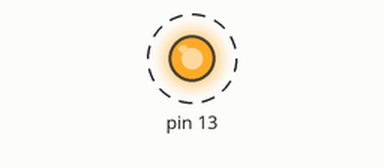
Simulated run of this sketch. Board: Arduino Uno, built with avr-gcc and run on an emulated ATmega328P. On the bench: output pins drawn as LEDs (lit = HIGH). Dashed ring = blinking.

Above: at 0.15 s.
Timing chart, 0 to 3.0 s (numbered marks = the images above):
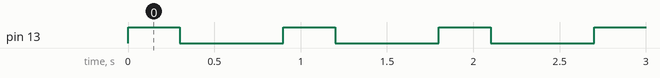

Measured:
- by itself, pin 13: alternates HIGH for 0.30 s and LOW for 0.60 s

The sketch:

led_ex01.ino
```cpp
void setup() {
  pinMode(13, OUTPUT);
  digitalWrite(13, false);  // H/F, T/F, 1/0 가능
}

void loop() {
  digitalWrite(13, HIGH);
  delay(300);
  digitalWrite(13, LOW);
  delay(600);
}  // BUILT_IN_LED
```
